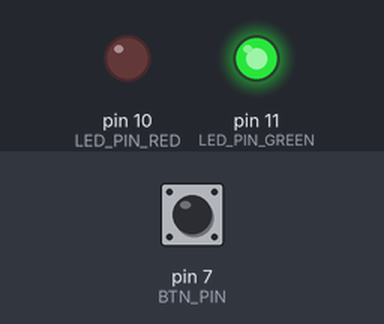
Bench run of a sketch on a simulated Arduino Uno, built with avr-gcc and run on an emulated ATmega328P. On the bench: output pins drawn as LEDs (lit = HIGH). The inputs (shaded band) are chosen by the test bench; at power-on: pin 7 (BTN_PIN) HIGH.

Above: at 1.2 s.
1.3 s: pin 7 (BTN_PIN) pulled LOW for 0.15 s
At 1.37 s:
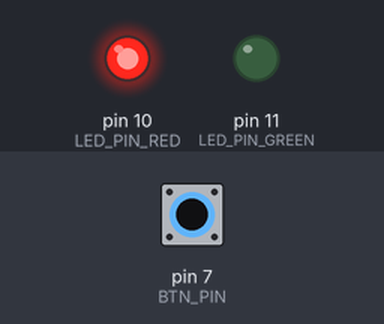
2.9 s: pin 7 (BTN_PIN) pulled LOW for 3.2 s
At 7.4 s:
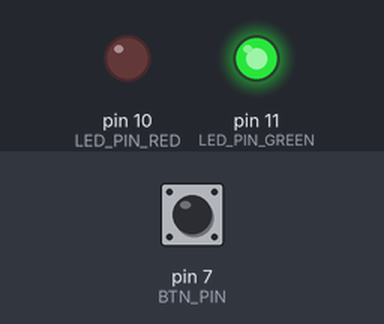
Timing chart, 0 to 8.9 s (numbered marks = the images above; inputs shaded):
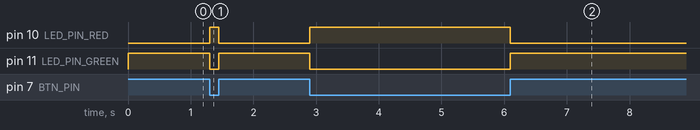

Measured:
- after the input at 1.3 s, pin 10 (LED_PIN_RED): LOW → HIGH at once, → LOW 0.15 s later; pin 11 (LED_PIN_GREEN): HIGH → LOW at once, → HIGH 0.15 s later
- after the input at 2.9 s, pin 10 (LED_PIN_RED): LOW → HIGH at once, → LOW 3.2 s later; pin 11 (LED_PIN_GREEN): HIGH → LOW at once, → HIGH 3.2 s later

The sketch:

06_One_Button_Two_Alternating_LEDs_Challenge.ino
```cpp
/*
 * 06 - One Button, Two Alternating LEDs (Challenge)
 * -------------------------------------------------
 * - Botão pressionado  -> LED vermelho aceso, verde apagado
 * - Botão solto        -> LED verde aceso, vermelho apagado
 *
 * Hardware: Arduino UNO + 2 LEDs (cada um com resistor 220 ohms) + 1 push-button
 * Pinagem:  LED vermelho no pino 10
 *           LED verde no pino 11
 *           Botão no pino 7 (um terminal no pino 7, outro no GND)
 *
 * Conceitos: leitura de entrada digital, controle condicional de duas saídas
 */

const byte LED_PIN_RED = 10;
const byte LED_PIN_GREEN = 11;
const byte BTN_PIN = 7;

void setup() {
  pinMode(LED_PIN_RED, OUTPUT);
  pinMode(LED_PIN_GREEN, OUTPUT);
  pinMode(BTN_PIN, INPUT_PULLUP);   // pull-up interno: dispensa resistor externo
}

void loop() {
  // Com INPUT_PULLUP: pressionado = LOW, solto = HIGH
  bool pressed = (digitalRead(BTN_PIN) == LOW);

  if (pressed) {
    digitalWrite(LED_PIN_RED, HIGH);
    digitalWrite(LED_PIN_GREEN, LOW);
  } else {
    digitalWrite(LED_PIN_RED, LOW);
    digitalWrite(LED_PIN_GREEN, HIGH);
  }
}
```
